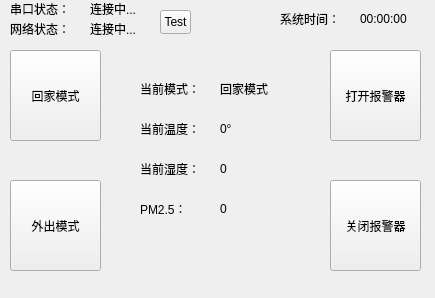
<?xml version="1.0" encoding="UTF-8"?>
<ui version="4.0">
 <class>Widget</class>
 <widget class="QWidget" name="Widget">
  <property name="geometry">
   <rect>
    <x>0</x>
    <y>0</y>
    <width>435</width>
    <height>298</height>
   </rect>
  </property>
  <property name="windowTitle">
   <string>Widget</string>
  </property>
  <widget class="QPushButton" name="BibiButton">
   <property name="geometry">
    <rect>
     <x>330</x>
     <y>50</y>
     <width>91</width>
     <height>91</height>
    </rect>
   </property>
   <property name="text">
    <string>打开报警器</string>
   </property>
  </widget>
  <widget class="QLabel" name="label">
   <property name="geometry">
    <rect>
     <x>10</x>
     <y>20</y>
     <width>67</width>
     <height>17</height>
    </rect>
   </property>
   <property name="text">
    <string>网络状态：</string>
   </property>
  </widget>
  <widget class="QPushButton" name="BibiButtonoff">
   <property name="geometry">
    <rect>
     <x>330</x>
     <y>180</y>
     <width>91</width>
     <height>91</height>
    </rect>
   </property>
   <property name="text">
    <string>关闭报警器</string>
   </property>
  </widget>
  <widget class="QPushButton" name="OutButton">
   <property name="geometry">
    <rect>
     <x>10</x>
     <y>180</y>
     <width>91</width>
     <height>91</height>
    </rect>
   </property>
   <property name="text">
    <string>外出模式</string>
   </property>
  </widget>
  <widget class="QPushButton" name="HomeButton">
   <property name="geometry">
    <rect>
     <x>10</x>
     <y>50</y>
     <width>91</width>
     <height>91</height>
    </rect>
   </property>
   <property name="text">
    <string>回家模式</string>
   </property>
  </widget>
  <widget class="QLabel" name="NetworkLable">
   <property name="geometry">
    <rect>
     <x>90</x>
     <y>20</y>
     <width>67</width>
     <height>17</height>
    </rect>
   </property>
   <property name="text">
    <string>连接中...</string>
   </property>
  </widget>
  <widget class="QLabel" name="ComLable">
   <property name="geometry">
    <rect>
     <x>90</x>
     <y>0</y>
     <width>67</width>
     <height>17</height>
    </rect>
   </property>
   <property name="text">
    <string>连接中...</string>
   </property>
  </widget>
  <widget class="QLabel" name="label_2">
   <property name="geometry">
    <rect>
     <x>10</x>
     <y>0</y>
     <width>67</width>
     <height>17</height>
    </rect>
   </property>
   <property name="text">
    <string>串口状态：</string>
   </property>
  </widget>
  <widget class="QLabel" name="ModeLable">
   <property name="geometry">
    <rect>
     <x>220</x>
     <y>80</y>
     <width>67</width>
     <height>17</height>
    </rect>
   </property>
   <property name="text">
    <string>回家模式</string>
   </property>
  </widget>
  <widget class="QLabel" name="label_3">
   <property name="geometry">
    <rect>
     <x>140</x>
     <y>80</y>
     <width>67</width>
     <height>17</height>
    </rect>
   </property>
   <property name="text">
    <string>当前模式：</string>
   </property>
  </widget>
  <widget class="QLabel" name="label_4">
   <property name="geometry">
    <rect>
     <x>140</x>
     <y>120</y>
     <width>67</width>
     <height>17</height>
    </rect>
   </property>
   <property name="text">
    <string>当前温度：</string>
   </property>
  </widget>
  <widget class="QLabel" name="TemLable">
   <property name="geometry">
    <rect>
     <x>220</x>
     <y>120</y>
     <width>67</width>
     <height>17</height>
    </rect>
   </property>
   <property name="text">
    <string>0°</string>
   </property>
  </widget>
  <widget class="QLabel" name="label_5">
   <property name="geometry">
    <rect>
     <x>140</x>
     <y>160</y>
     <width>67</width>
     <height>17</height>
    </rect>
   </property>
   <property name="text">
    <string>当前湿度：</string>
   </property>
  </widget>
  <widget class="QLabel" name="HumLable">
   <property name="geometry">
    <rect>
     <x>220</x>
     <y>160</y>
     <width>67</width>
     <height>17</height>
    </rect>
   </property>
   <property name="text">
    <string>0</string>
   </property>
  </widget>
  <widget class="QLabel" name="PMLable">
   <property name="geometry">
    <rect>
     <x>220</x>
     <y>200</y>
     <width>67</width>
     <height>17</height>
    </rect>
   </property>
   <property name="text">
    <string>0</string>
   </property>
  </widget>
  <widget class="QLabel" name="label_6">
   <property name="geometry">
    <rect>
     <x>140</x>
     <y>200</y>
     <width>67</width>
     <height>17</height>
    </rect>
   </property>
   <property name="text">
    <string>PM2.5：</string>
   </property>
  </widget>
  <widget class="QLabel" name="label_7">
   <property name="geometry">
    <rect>
     <x>280</x>
     <y>10</y>
     <width>67</width>
     <height>17</height>
    </rect>
   </property>
   <property name="text">
    <string>系统时间：</string>
   </property>
  </widget>
  <widget class="QLabel" name="TimeLable">
   <property name="geometry">
    <rect>
     <x>360</x>
     <y>10</y>
     <width>67</width>
     <height>17</height>
    </rect>
   </property>
   <property name="text">
    <string>00:00:00</string>
   </property>
  </widget>
  <widget class="QToolButton" name="testButton">
   <property name="geometry">
    <rect>
     <x>160</x>
     <y>10</y>
     <width>31</width>
     <height>24</height>
    </rect>
   </property>
   <property name="text">
    <string>Test</string>
   </property>
  </widget>
 </widget>
 <resources/>
 <connections/>
</ui>
